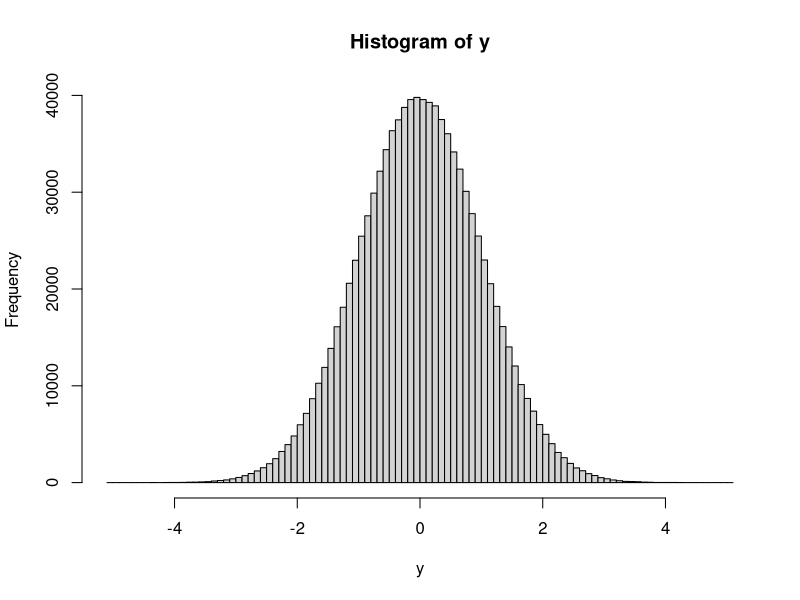
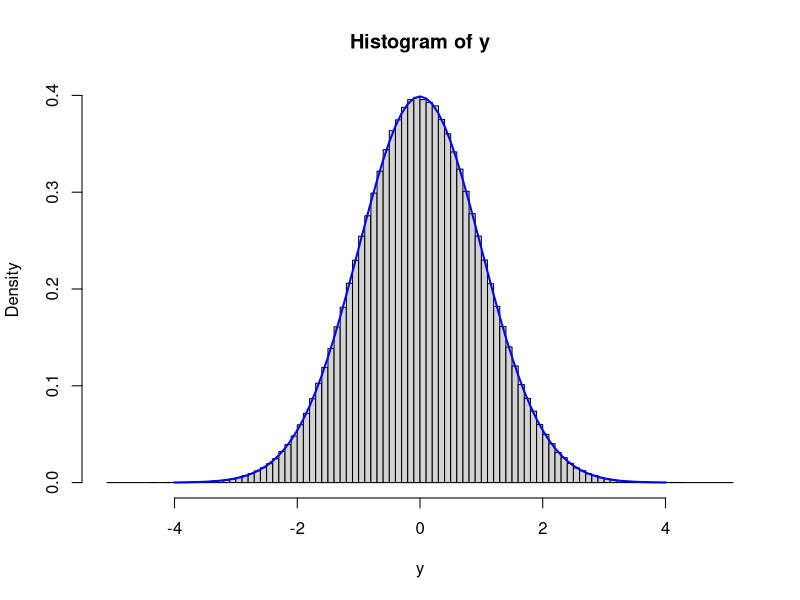
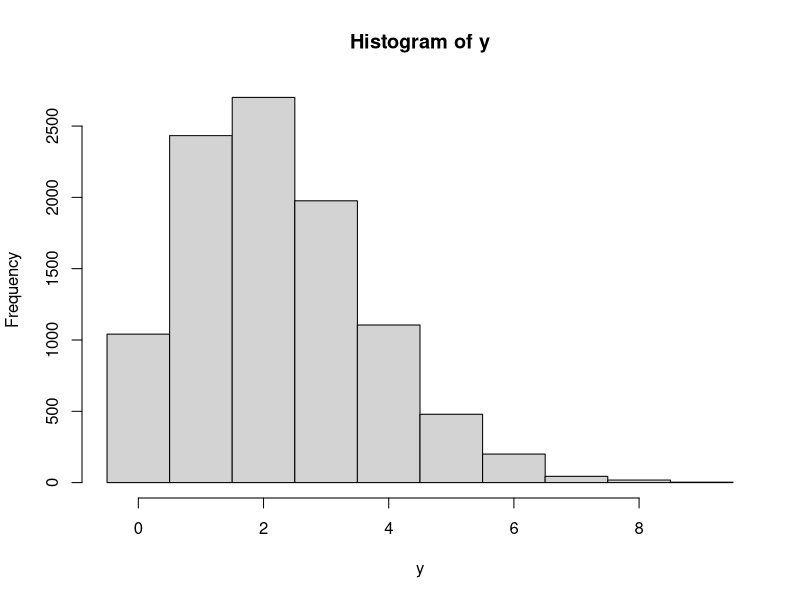
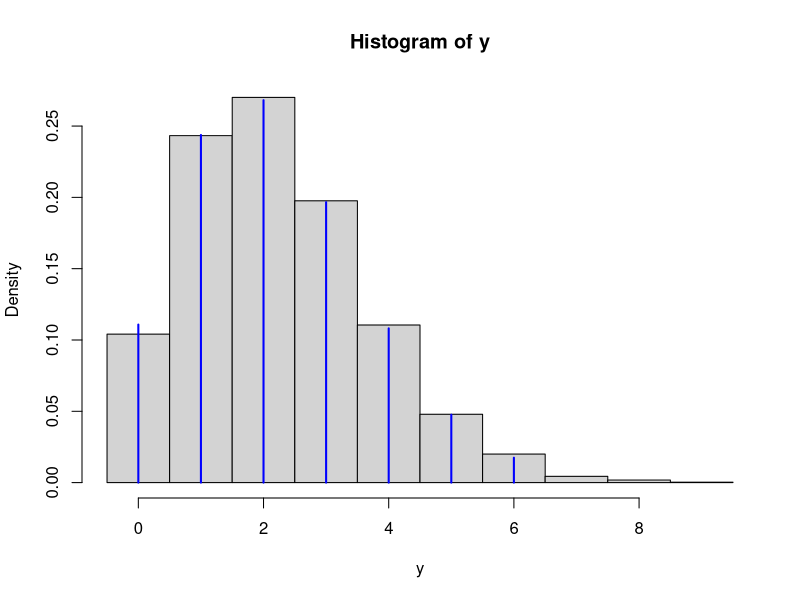
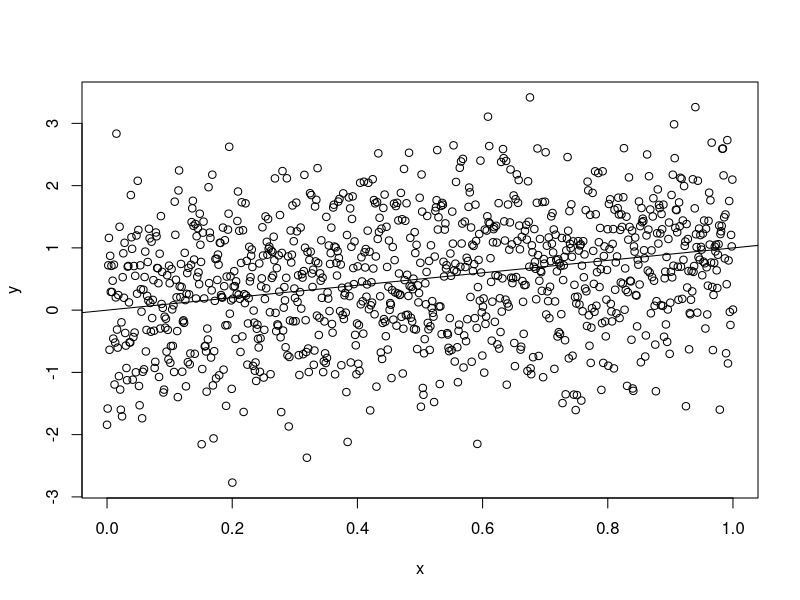
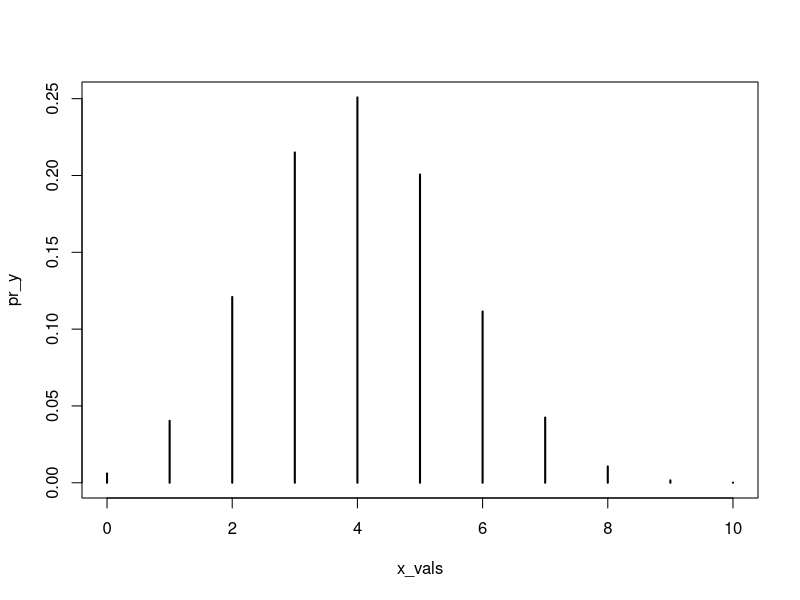
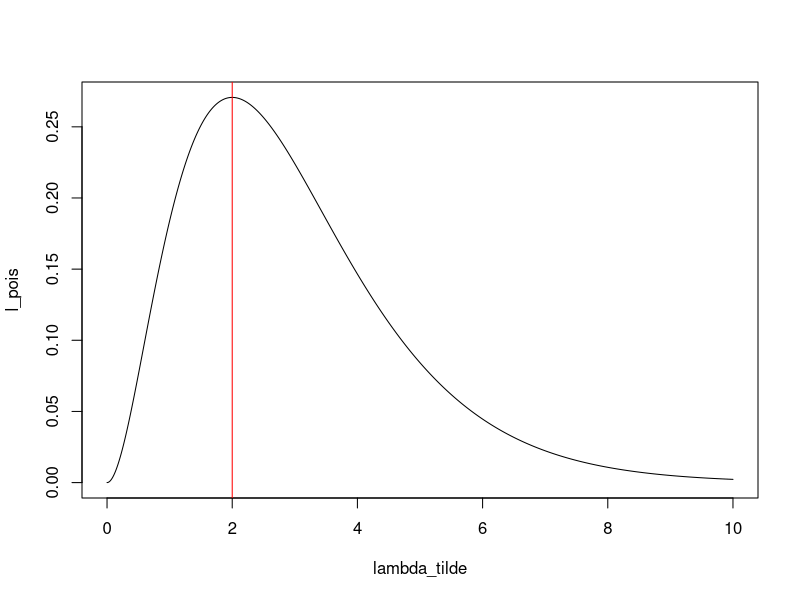
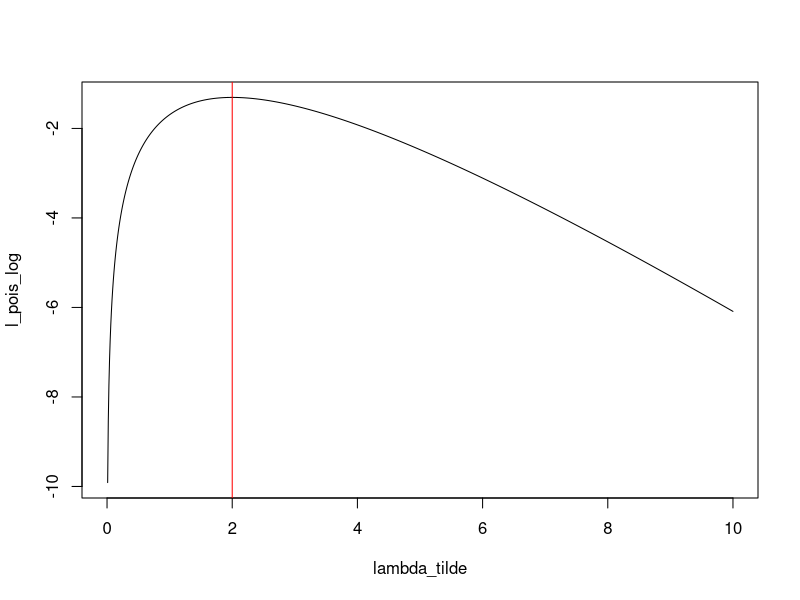

R code for these plots, in order:
#-------------------------------------------------------------------------------
# First lecture

## Random experiment/random variable

rnorm(n = 1)

# Repeat!

repetitions <- 1000

y <- rnorm(n = repetitions)


# What percentage of values is <= -1 ?
mean(y <= -1)

# What percentage of values is >= 1 ?
mean(y >= 1)

# What percentage of values is in (-1, 1) ?
mean(-1 < y & y < 1)

# each time you run this it will return different values
rnorm(n=1)

# we can run it for 1000 times to see if we get any patterns
y <- rnorm(n=1000)
y

# what percentage of values is <= -1?
sum(y <= -1)/1000 # or like this:
mean(y <= -1)

# what percentage of values is >= 1?
sum(y >= 1)/1000 # or like this:
mean(y >= 1)

# what percentage of values is in (-1, 1)
mean(-1< y & y < 1)

# Now increase the sample size:

repetitions <- 100000
# what percentage of values is <= -1?
sum(y <= -1)/repetitions # or like this:
mean(y <= -1)

# what percentage of values is >= 1?
sum(y >= 1)/repetitions # or like this:
mean(y >= 1)

# what percentage of values is in (-1, 1)
mean(-1< y & y < 1)

# with 68% certainity we know it lies between -1 and 1! to converge to this we 
# need to increase the number of repetitions!


# ------------------------------
# second lecture

##Random experiment/random variables
rnorm(n = 1)

#Repeat
repetitions <- 1000000
y <- rnorm(n = repetitions)
y
hist(y, breaks = 100) ## distribution of y

##overlay probability density function (PDF)
std_norm <- function(y) {
  1/ sqrt(2* pi) * exp(-(y^2 / 2))
}
std_norm(0)
hist(y, freq = FALSE, breaks = 100)

xvals <- seq(-4, to = 4, by = 0.1)
y_den <- std_norm(xvals)
lines(x = xvals, y = y_den, col = "blue", lwd = 2)

xvals # x-values ranging from -4 to 4
y_den # densities corresponding to each x-value

#Built-on R base normal distribution
dnorm(0, mean = )
####Poisson distribution = does not return negative outcome values.
repetitions <- 10000

#Simulate some data
y <- rpois(n = repetitions, lambda = 2.2) # a 100 simulated outcomes
hist(y, breaks = seq(from = 0 - 0.5, to = max(y) + 0.5)) #makes it discrete as it should be

#Overlay the probability distribution ----
d_poisson <- function(y, lambda = 2.2) {
  exp(- lambda) * lambda^y / factorial(y)
}

hist(y, freq= FALSE, breaks = seq(from = 0 - 0.5, to = max(y) + 0.5))
xvals <-0:6
y_den <- d_poisson(xvals)
lines(x = xvals, y = y_den, col = "blue", lwd =2, type = "h")
xvals
y_den

d_poisson(1, lambda = 2.2) # to solve the assignment 1.2 q:3

#built-in base R Poisson function
dpois(1, lambda = 2.2)

##What percentage of values is <= -1?
mean(y <= -1)


##What percentage of values is >= 1?
mean(y >= 1)


##What percentage of values is in (-1, 1)?
mean(-1 < y & y < 1) ## The probability is about 68 percent

##Through this process, we can narrow the range of outcomes down depending on the the values we created.
#Yet there will always be some degrees of uncertainties in our predictions
#but some things might be more likely to occur than others, based on the observations.




#---------------------------------------------------------
#Tutorial lesson 1.1 - 19/04/2023
## Example 1.2

#1) Write code to write the two input a and b?

a <- 4:6 ##Vector
b <- 2 #Scalar

#The summation sign is adding up the intermediate results
##The summation formula
sum(a+b)

#or C++ more complicated way, called "looping"  <- not recommended
seq_along(a)
s <- 0
for (i in seq_along(a)) {
  s <- s + a[i] + b
}
s

# Or this more R compatible way in looping
s <- 0
for (a_i in a) {
  s <- s + a_i + b
}
s

##Example 2.2
p <-8:9
q <- 7
prod(p + q)

#Or this way if the "p" vector has to elements
m <- (p[1] + q) * (p[2] + q)
m


##Write one line of code to compute the scalar product shown in section 5 of the math refresher:
#Use these as inputs
#Example 5

x <- c(1, 3, 2.5, 5, 3)
beta <- c(0.5, 1.3, 0.7, 0.5, 0.1)

##not recommended at all!!!
n <- x[1] * beta[1] + x[2] * beta[2] + x[3] * beta[3]
+ x[4] * beta[4] + x[5] * beta[5]
n

# we can use the looping method instead
for (i in seq_along(x)) {
 xb <- x[i] * beta[i]
}
sum(x * beta)

# or this method but still not recommended!!! 
sum(x * beta)

#preferred solution by "matrix calculation"
x %*% beta
#or transposing the matrix by using the t() function
t(x) %*% beta


##Write a function sq() that takes a single (numeric) input
#and returns the square (of all elements) of the input

sq <- function(x) x^2 
sq(5)

#or for squaring a vector
sq(c(2, 5, 9))

#or
sq <- function(x) {
  out <- x^2
  return(out)
}
sq(5)


##How to do a linear normal DGP (data generating process??
n <- 1000
beta_1 <- 1

#Create x vector in the simulation ....
x <- seq(from = 0, to = 1, length.out = n)
x
#or display x in a data frame where X is the "explanatory variable"
data.frame(x)

#now we want another column to display the "dependent variable" which is a stochastic variable
#The mean is a function of "x" and "beta" and it is fixed.

# Simulation data y ....

#systematic component
xb <- x * beta_1

#stochastic component
y <- rnorm(n = n, mean = xb) ##remember that "rnorm" is a randomly distributed variable

data.frame(x, y) #we computed 1000 means in this case

##scatter plot
plot(x, y)
abline(c(0, beta_1))

#This is the linear regression model, we can repeat it many times to see how the values deviate
lm(y ~ x)


#homework, generalize this to the case where beta <- (beta_1, beta_2)
##such as abline(beta)



# ----------------------------------------------------------------------------
# Second tutorial:

# missing part
d_bionomial <- function(y, N, p){
  choose(N, y) * p^y * (1-p)^(N-y)
}

y_all_female <- 10
y_all_male <- 0

d_bionomial(y_all_female, N=10, p=0.4)
d_bionomial(y_all_male, N=10, p=0.4)


# when you have mutually exclusive outcomes like nbr of females in the cabinet, you 
# can add up the probability of having 0 female, 1 female, 2 females, etc.

Nbr <- 10
prob <- 0.4

y_maj_male <- 0:4
y_maj_female <- 6:10

sum(d_bionomial(y_maj_female, N=Nbr, p=prob))
sum(d_bionomial(y_maj_male, N=Nbr, p=prob))

x_vals <- 0:10
pr_y <- d_bionomial(x_vals, N=Nbr, p=prob)
plot(x= x_vals, y=pr_y, type='h', lwd=2)


# the built-in fuction for bionomial distribution is dbinom

dbinom(x = 3, size = 10, prob = 0.4)


sum(dbinom(x= y_maj_female, size=Nbr, prob = prob))
sum(dbinom(x=y_maj_male, size=Nbr, prob=prob))

# or better still, we are using the cumulative distribution functions:
pbinom(4, size=10, prob =0.4)
pbinom(5, size=10, prob=0.4, lower.tail = FALSE)

#-----------------------------------------------------------------
#Third session

# Assignment 2.1 question 5
#hypothesis parameter valus
lambda_hyp1 <- 1.1
lambda_hyp2 <- 2.9
lambda_hyp3 <- 3.5

#data
y <-2

#likelihood:
dpois(x=y, lambda = lambda_hyp1)
dpois(x=y, lambda = lambda_hyp2)
dpois(x=y, lambda = lambda_hyp3)

#second way of doing this task:
lambda_hyp <- c(1.1, 2.9, 3.5)
lambda_tilde <- setNames(nm = lambda_hyp)
dpois(x=y, lambda = lambda_tilde)

#plot lilelihood functions
lambda_tilde <- seq(from=0, to=10, by=1e-2)
l_pois <- dpois(x=y, lambda = lambda_tilde, log = FALSE)
l_pois_log <- dpois(x=y, lambda = lambda_tilde, log = TRUE)
plot(x=lambda_tilde, y=l_pois, type='l')
abline(v=2, col='red')
plot(x=lambda_tilde, y=l_pois_log, type='l')
abline(v=2, col='red')

1e-2

#second example
y<-4
N<-15
p_tilde <- seq(from=0, to=1, by=1e-2)
l_binom <- dbinom(x=y, size = N, prob = p_tilde)
plot(x=p_tilde, y=l_binom, type='l')
abline(v=0.27, col='pink')
abline(v=4/15, col='red')
#final point
# taking the log doesn't change the density function????? Ask!

#end
#_________________________________________________________________________________________
#Third tutorial  (was canceled)
#____________________________________________________________________________________________
#forth session lesson 2.2
# Normal (maximum) likelihood with fixed sigma

y <- c(3.4, 1.2, 0.8, 0.9, 2.2, 1.5, 2.3)

# Analytical MLE of mu

mle_ana <- mean(y)

#check the values generated by normal distribution for 
dnorm(y, mean = 2, sd=1, log=FALSE)
dnorm(y, mean = 2, sd=1, log = TRUE)

# the log likelihood score is the sum over the probabilities???
sum(dnorm(y, mean = 3, sd=1, log = TRUE))

# Graphical MLE of mu
# we ignore the sigma factor according to THE BOOK! knowing one would not help to know the other!
ll_norm <- function(mu, y){  #log likelihood of normal distribution
  sigma <- 1 #King calls it stylized normal distribution
  ll <- sum(dnorm(y, mean = mu, sd=sigma,  log = TRUE))
  return(ll)
}

# lets try it out
ll_norm(0, y)
ll_norm(1.3, y)
ll_norm(2.2, y)
ll_norm(2.9, y)

mu_tild <- seq(from = -1, to = 6, by =1e-2)

#create an empty list of numbers (vector?)
logl <- numeric()

# filling logl element by element
for ( i in seq_along(mu_tild)){
  logl[i] <- ll_norm(mu= mu_tild[i], y)
}

logl
# see as dataframe
data.frame(mu_tild, logl)

plot(mu_tild, logl, type="l")
abline(v=mle_ana, col='red')
mle_ana


#________________________________________________________________________________]
# 22.05.2023 Fifth session

# normal (maximum) likelihood with fixed sigma

# we have seen that the mean is the best guess for the maximum likelihood
# numerical MLE

# the key fcuntcion here is the optim() function, this code is written by john nash himself :D
# we use ll_norm function we defined during the forth week
theta_start <-0
# following function will return a warning and the result is wrong! because optim by defult 
# returns the minumun not the maximum and indeed it minimized the ll_norm! and ll_norm as we know does not have min!
optim(
  fn = ll_norm,
  par=  theta_start, # we have to start from somewhere and need a starting point
  y = y,
  )

# the fixed version is:
norm_reg <- optim( #basically we ran a simple regression
  fn = ll_norm,
  par=  theta_start, # we have to start from somewhere and need a starting point
  y = y,
  control = list(fnscale=-1), # flips the function around and now we can find the maximum
  method = "BFGS" #not mandatory parameter, but it will get rid of the warning
)
# again we get a warning but we ignore the warning! 
norm_reg

mle_num <- norm_reg$par
# to check how similar/different the analytical and numerical mle are:
mle_num
mle_ana


# computing the standard errors:
# using the analytic second derivative:

h_ana <- -length(y) #the hessian

#varicance covariance matrix
vrcov <- - (h_ana)^(-1)

#standard error
se <- sqrt(vrcov)
se

# using numerical second derivative
theta_start <- 0
norm_reg <- optim(
  fn=ll_norm,
  par=theta_start,
  y=y,
  control = list(fnscale=-1),
  method="BFGS",
  hessian=TRUE
  )
h_num <-norm_reg$hessian

vcov <- -(solve(h_num)) # inverse of the matrix
#taking the square toot of the diagonal
se <- sqrt(diag(vcov))
se

#we can use the above code for any model! just change the function that we want to optimize, the loglikelihood function, the rest is exactly the same (the optimization steps)